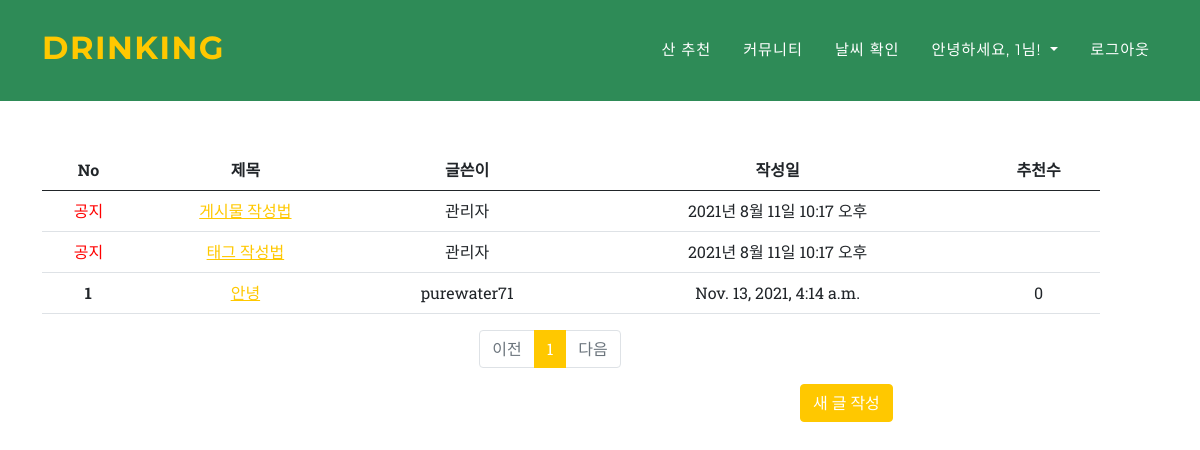
The app's page /community/list/ (signed in) with its own data.
### community/models.py (models this page shows, shortened)
class Post(models.Model):
    writer = models.ForeignKey(Fuser, related_name="community", on_delete=models.CASCADE, verbose_name="작성자", null=True)
    title = models.CharField(max_length=100)
    content = models.TextField()
    like = models.ManyToManyField(Fuser, related_name='likes', blank=True)
    pub_date = models.DateTimeField(auto_now_add=True, verbose_name="글작성일", null=True)
    top_fixed = models.BooleanField(verbose_name='상단고정', default=False)

### user/models.py (models this page shows)
class Fuser(models.Model):
    username = models.CharField(max_length=20, verbose_name="사용자 아이디", primary_key=True)
    password = models.CharField(max_length=20, verbose_name="비밀번호")
    def __str__(self):
        return self.username
    class Meta:
        db_table = 'users'

### community/views.py (the view)
# urls.py: path('list/', views.list, name='list'),
def list(request):
    posts = Post.objects.order_by('-pub_date')
    notice_fixed = Post.objects.filter(top_fixed=True).order_by('-pub_date')
    page = request.GET.get('page','1')
    paginator = Paginator(posts, 10)
    page_obj = paginator.page(page)
    return render(request, 'list.html', {'posts': page_obj})

### community/templatetags/indexfilter.py (called while the page is built)
@register.filter
def sub(value, arg):
    return value - arg

### community/templates/list.html (shortened to what this page needs)
{% extends 'base.html' %}
{% load bootstrap4 %}
{% load static %}
{% block content %}
{% load indexfilter %}
<head>
</head>
<body>
    <div class="col-md-11" id="main">
        <div id="table1" class="row mt-5">
            <div class="col-12">
                <table class="table table-hover" style="text-align: center;">
                    <tr>
                    <th style="text-align: center;">No</th>
                    <th style="text-align: center;">제목</th>
                    <th style="text-align: center;">글쓴이</th>
                    <th style="text-align: center;">작성일</th>
                    <th style="text-align: center;">추천수</th>
                    </tr>
                <tbody>
                    <tr>
                        <td><font color="red">공지</font></td>
                        <td><a href="{% url 'notice1' %}">게시물 작성법</a></td>
                        <td>관리자</td>
                        <td>2021년 8월 11일 10:17 오후</td>
                        <td></td>
                    </tr>
                    <tr>
                        <td><font color="red">공지</font></td>
                        <td><a href="{% url 'notice2' %}">태그 작성법</a></td>
                        <td>관리자</td>
                        <td>2021년 8월 11일 10:17 오후</td>
                        <td></td>
                    </tr>
                    {% for post in posts %}
                        <tr>
                            <th scope="row">{{ posts.paginator.count|sub:posts.start_index|sub:forloop.counter0|add:1 }}</th>
                        {% if request.user %}
                            <td><a href="{% url 'postshow' post.id %}">{{post.title}}</a></td>
                        {% else %}
                            <td><a href="" onclick = "return alert('로그인 후 열람 가능합니다.')">{{post.title}}</a></td>
                        {% endif %}
                        <td>{{ post.writer }}</td>
                        <td>{{ post.pub_date }}</td>
                        <td>{{ post.like.all.count }}</td>
                        </tr>
                    {% endfor %}
                </tbody>
                </table>
                </div>
            </div>
            <div class="page">
                <ul class="pagination justify-content-center">
                  {% if posts.has_previous %}
                  <li class="page-item">
                      <a class="page-link" href="?page={{ posts.previous_page_number }}">이전</a>
                  </li>
                  {% else %}
                  <li class="page-item disabled">
                      <a class="page-link" tabindex="-1" aria-disabled="true" href="#">이전</a>
                  </li>
                  {% endif %}
                  {% for page_number in posts.paginator.page_range %}
                      {% if page_number == posts.number %}
                      <li class="page-item active" aria-current="page">
                          <a class="page-link" href="?page={{ page_number }}">{{ page_number }}</a>
                      </li>
                      {% else %}
                      <li class="page-item">
                          <a class="page-link" href="?page={{ page_number }}">{{ page_number }}</a>
                      </li>
                      {% endif %}
                  {% endfor %}
                  {% if posts.has_next %}
                  <li class="page-item">
                      <a class="page-link" href="?page={{ posts.next_page_number }}">다음</a>
                  </li>
                  {% else %}
                  <li class="page-item disabled">
                      <a class="page-link" tabindex="-1" aria-disabled="true" href="#">다음</a>
                  </li>
                  {% endif %}
    </div>
    <div id="new">
        {% if request.user %}
            <a class="new" href="{% url 'postcreate' %}"><button type="button" class="btn btn-warning">새 글 작성</button></a>
        {% endif %}
    </div>
</body>
{% endblock %}

### community/templates/list.html (style rules this page uses)
#table1 { margin-left:30px; margin-top:30px; }
.page { text-align: center; }
.new { margin-left:800px; }
#main { margin-top:150px; }

### records on screen
Post: paginator.count|sub "1", title "안녕", writer "purewater71", pub_date "Nov. 13, 2021, 4:14 a.m.", like.all.count "0"

### other values on screen
{{ request.session.user }} "1"
{{ page_number }} "1"
